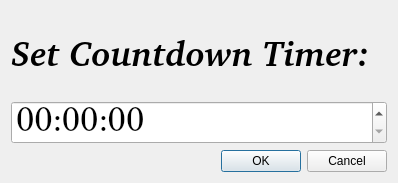
<?xml version="1.0" encoding="UTF-8"?>
<ui version="4.0">
 <class>CountdownTimer</class>
 <widget class="QDialog" name="CountdownTimer">
  <property name="geometry">
   <rect>
    <x>0</x>
    <y>0</y>
    <width>398</width>
    <height>183</height>
   </rect>
  </property>
  <property name="windowTitle">
   <string>Dialog</string>
  </property>
  <layout class="QVBoxLayout" name="verticalLayout">
   <item>
    <widget class="QLabel" name="label">
     <property name="font">
      <font>
       <family>Bitstream Charter</family>
       <pointsize>26</pointsize>
       <italic>true</italic>
       <bold>true</bold>
      </font>
     </property>
     <property name="text">
      <string>Set Countdown Timer:</string>
     </property>
    </widget>
   </item>
   <item>
    <widget class="QTimeEdit" name="timeEdit">
     <property name="font">
      <font>
       <family>C059</family>
       <pointsize>25</pointsize>
      </font>
     </property>
     <property name="buttonSymbols">
      <enum>QAbstractSpinBox::ButtonSymbols::UpDownArrows</enum>
     </property>
     <property name="displayFormat">
      <string>HH:mm:ss</string>
     </property>
    </widget>
   </item>
   <item>
    <widget class="QDialogButtonBox" name="buttonBox">
     <property name="orientation">
      <enum>Qt::Orientation::Horizontal</enum>
     </property>
     <property name="standardButtons">
      <set>QDialogButtonBox::StandardButton::Cancel|QDialogButtonBox::StandardButton::Ok</set>
     </property>
    </widget>
   </item>
  </layout>
 </widget>
 <resources/>
 <connections>
  <connection>
   <sender>buttonBox</sender>
   <signal>accepted()</signal>
   <receiver>CountdownTimer</receiver>
   <slot>accept()</slot>
   <hints>
    <hint type="sourcelabel">
     <x>248</x>
     <y>254</y>
    </hint>
    <hint type="destinationlabel">
     <x>157</x>
     <y>274</y>
    </hint>
   </hints>
  </connection>
  <connection>
   <sender>buttonBox</sender>
   <signal>rejected()</signal>
   <receiver>CountdownTimer</receiver>
   <slot>reject()</slot>
   <hints>
    <hint type="sourcelabel">
     <x>316</x>
     <y>260</y>
    </hint>
    <hint type="destinationlabel">
     <x>286</x>
     <y>274</y>
    </hint>
   </hints>
  </connection>
 </connections>
</ui>
